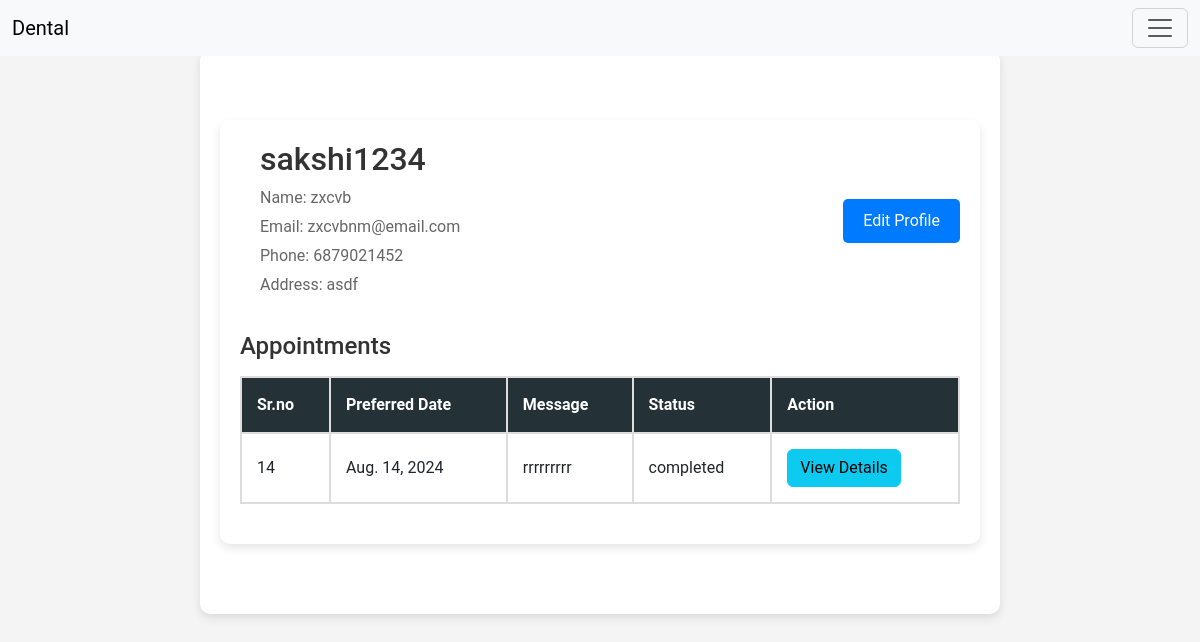
Page /profilepage/ (signed in) on the committed database.
### cust/models.py (models this page shows)
class customer(models.Model):
    user = models.OneToOneField(User, on_delete=models.CASCADE,null=True)
    name = models.CharField(max_length=50,null=True)
    mobile = models.IntegerField(null=True)
    email = models.EmailField(max_length=254,null=True)
    address = models.CharField(max_length=50,null=True)
    gender = models.CharField(max_length=50,null=True)
    created_at = models.DateTimeField(auto_now=False, auto_now_add=False,null=True)

### appoint/models.py (models this page shows, shortened)
class app(models.Model):
    user=models.ForeignKey(User, on_delete=models.CASCADE ,null=True)
    app_service=models.ManyToManyField(service, through='appitem')
    created_at= models.DateTimeField(auto_now_add=True,null=True)
    total_amount=models.DecimalField(max_digits=7,decimal_places=2,null=True)
    finalized = models.BooleanField(default=False)
    preferred_date = models.DateField(null=True)
    message = models.TextField(blank=True, null=True)
    STATUS_CHOICES = [
        ('Pending', 'Pending'),
        ('Confirmed', 'Confirmed'),
        ('Completed', 'Completed'),
        ('Cancelled', 'Cancelled'),
    ]
    status = models.CharField(max_length=10, choices=STATUS_CHOICES, default='Pending')

### cust/views.py (the view)
# urls.py: path('profilepage/',custprofilepage, name='profilepage'),
@login_required
def custprofilepage(request):
    user_profile, created = customer.objects.get_or_create(user=request.user)
    user=request.user
    appointments = app.objects.filter(user=request.user).order_by('-created_at')
    cuser={
        'user':user,
        'appointments':appointments,
    }
    return render(request, 'cust/profilepage.html',cuser)

### templates/cust/profilepage.html (shortened to what this page needs)
{% extends "cust/base.html" %}
{% block page %}
<!DOCTYPE html>
<html lang="en">
<head>
</head>
<body>
    <div class="container">
        <div class="profile-header">
            <div class="profile-details">
                <h1>{{ user.username }}</h1>
                <p>Name: {{ user.customer.name }}</p>
                <p>Email: {{ user.customer.email }}</p>
                <p>Phone: {{ user.customer.mobile }}</p>
                <p>Address: {{ user.customer.address }}</p>
            </div>
            <td>
                <a href="{% url 'edit_profile' user.customer.id %}" class="btn btn-success btn-edit">
                    Edit Profile
                </a>
            </td>
        </div>
        <h2>Appointments</h2>
        <table>
            <thead>
                <tr>
                    <th>Sr.no</th>
                    <th>Preferred Date</th>
                    <th>Message</th>
                    <th>Status</th>
                    <th>Action</th>
                </tr>
            </thead>
            <tbody>
                {% for appointment in appointments %}
                <tr>
                    <td>{{ appointment.id }}</td>
                    <td>{{ appointment.preferred_date }}</td>
                    <td>{{ appointment.message}}</td>
                    <td>{{ appointment.status }}</td>
                    <td>
                        <a href="{% url 'appointment_details' appointment.pk %}" class="btn btn-info">View Details</a>
                    </td>
                </tr>
                {% endfor %}
            </tbody>
        </table>
    </div>
</body>
</html>
{% endblock page %}

### templates/cust/profilepage.html (style rules this page uses)
body { font-family: 'Roboto', sans-serif; background-color: #f4f4f4; margin: 0; padding: 0; }
.container { max-width: 800px; margin: 50px auto; background: #fff; padding: 20px; box-shadow: 0 4px 10px rgba(0, 0, 0, 0.1); border-radius: 10px; }
.profile-header { display: flex; align-items: center; justify-content: space-between; margin-bottom: 30px; }
.profile-details { flex: 1; margin-left: 20px; }
h1 { font-size: 2rem; color: #333; }
p { font-size: 1rem; color: #666; margin: 5px 0; }
.btn-edit { padding: 10px 20px; font-size: 1rem; color: #fff; background-color: #007bff; border: none; border-radius: 5px; cursor: pointer; transition: background-color 0.3s; }
h2 { font-size: 1.5rem; color: #333; margin-top: 30px; margin-bottom: 15px; }
table { width: 100%; border-collapse: collapse; margin-bottom: 20px; }
table, th, td { border: 2px solid #ddd; }
th, td { padding: 15px; text-align: left; }
th { background-color: #243238; color: #fff; }

### rows in the picture
app: id "14", preferred_date "Aug. 14, 2024", message "rrrrrrrrr", status "completed"

### other values in the picture
{{ user.username }} "sakshi1234"
{{ user.customer.name }} "zxcvb"
{{ user.customer.email }} "zxcvbnm@email.com"
{{ user.customer.mobile }} "6879021452"
{{ user.customer.address }} "asdf"
